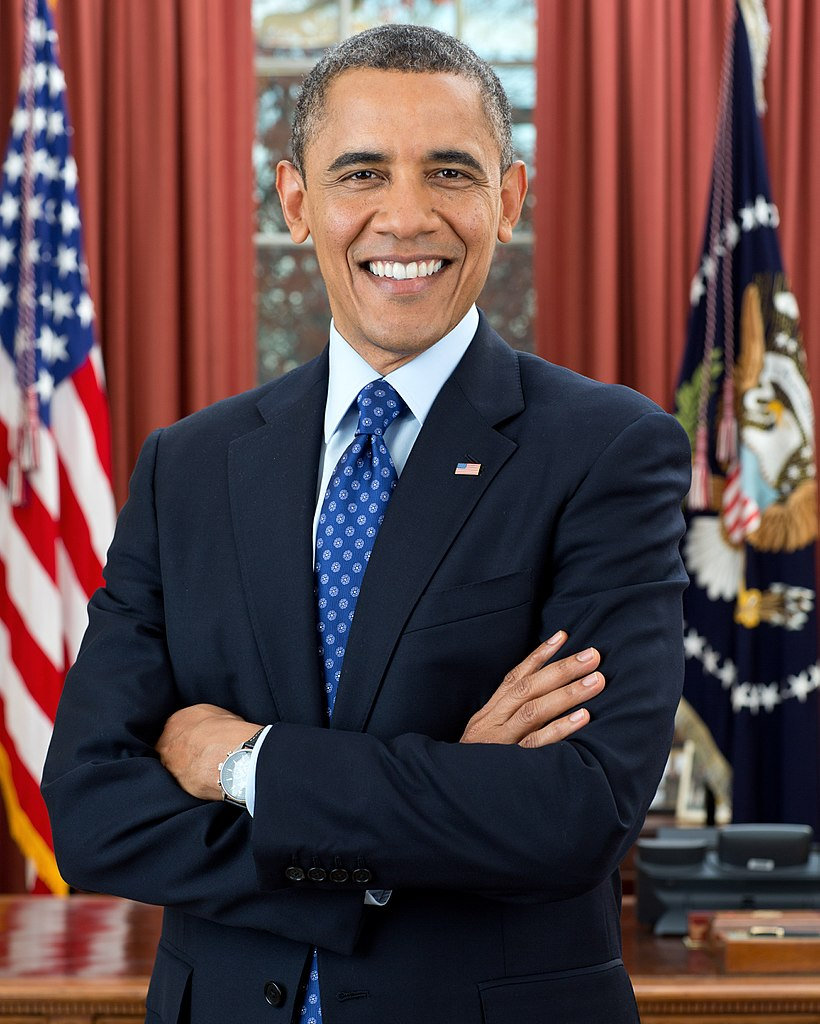
#> input picture _tests/test_face.jpg, 820 x 1024 px
$ python -i gesture_mouse.py   (imports and definitions only)
#> lines starting #> are read from the running program, lines starting #| are printed output that depends on the picture; after the words box and inside, x2 and y2 are one past the last pixel; in counts of white or black regions, pixels touching at a corner belong together
#> further down, picture is the input picture: shape (1024, 820, 3); mean B, G, R 71.8, 69.9, 92.7
# -*- coding: utf-8 -*-
"""
手势鼠标 GestureMouse —— 用摄像头识别手势控制鼠标
==================================================
双引擎手部识别：
  1. MediaPipe（高精度 21 个关键点，需 pip install mediapipe）
  2. OpenCV 肤色分割 + 凸包缺陷法（零额外依赖，作为回退）

鼠标控制：Win32 API（ctypes 直调 SetCursorPos / mouse_event），不依赖 pyautogui。

手势定义：
  1 根手指（食指）                -> 移动光标
  2 根手指（食指+中指）           -> 左键单击
  3 根手指（食中无名）            -> 右键单击
  4 根手指（无拇指）              -> 滚轮（手高于画面中线向上滚，低于则向下）
  5 根手指（张开手掌）            -> 按住左键拖拽（合拢后松开）
  拇指+食指捏合（MediaPipe 引擎）-> 按住左键拖拽（松开捏合即释放）
  手离开画面 / 无法识别           -> 鼠标静止，不误触

命令行：
  python gesture_mouse.py            正常启动图形界面
  python gesture_mouse.py --smoke    图形界面冒烟测试（3 秒后自动关闭）
  python gesture_mouse.py --headless-test  无界面自检（真实摄像头跑数秒并输出诊断）
"""

import sys
import os
import traceback

# 崩溃日志：模块级尽早安装（打包版 windowed 无控制台，异常内容只能落盘）
_CRASH_BASE = (os.path.dirname(os.path.abspath(sys.executable))
               if getattr(sys, "frozen", False)
               else os.path.dirname(os.path.abspath(__file__)))


# [8 lines left out: function _excepthook, not called in this run]


sys.excepthook = _excepthook

import ctypes
import ctypes.wintypes   # 注意：只 import ctypes 不会加载 wintypes 子模块
import json
import math
import queue
import threading
import time

import cv2
import numpy as np

APP_NAME = "手势鼠标 GestureMouse"
VERSION = "2.1.0"

if getattr(sys, "frozen", False):
    # PyInstaller 打包运行：资源（模型/设置）与 exe 同目录
    BASE_DIR = os.path.dirname(os.path.abspath(sys.executable))
else:
    BASE_DIR = os.path.dirname(os.path.abspath(__file__))
SETTINGS_PATH = os.path.join(BASE_DIR, "settings.json")

DEFAULT_SETTINGS = {
    "camera": "auto",          # 摄像头索引：auto / 0 / 1 / 2 / 3
    "engine": "auto",          # auto / mediapipe / skin
    "hands_mode": "dual",      # dual 双手模式 / single 单手模式
    "head_enabled": False,     # 头动光标独立开关：True 时头部朝向控制光标（与手势解耦）
    "sensitivity": 1.0,        # 光标灵敏度（绝对模式：映射倍数；相对模式：速度倍率）
    "touch_sensitivity": 0.55, # 触摸灵敏度：拇指与指尖判定为"触摸"的距离阈值倍数
    "scroll_speed": 1.0,      # 滚轮速度倍率（4 指滚轮 / 拇指触摸上下滑）
    "head_sensitivity": 1.0,   # 头动模式：头部转动放大增益（角度域，未标定时生效）
    "head_calib": None,        # 头动标定系数（12 个浮点，标定后自动写入）
    "head_pose_v2": True,      # 姿态估计版本标记（矩阵角度版）
    "head_recenter": False,    # 运行时标志：重置头动零点（GUI 按钮触发）
    "game_mode": False,        # 游戏模式（战争雷霆等）：SendInput 输入+游戏手势映射
    "smoothing": 0.35,         # 平滑度 EMA 系数
    "mode": "absolute",        # absolute 绝对定位 / relative 相对移动（触摸板式）
    "mirror": True,            # 镜像画面
    "show_landmarks": True,    # 绘制手部标记
    "show_hint": True,         # 画面角标提示
    "monitor_enabled": True,   # 屏幕右下角悬浮监视窗
    "monitor_mode": "full",    # full 都看 / raw 只看动画 / marker 只看标记
    "monitor_w": 320,          # 监视窗初始宽度
    "monitor_h": 240,          # 监视窗初始高度
}

GESTURE_NONE = "none"
GESTURE_MOVE = "move"
GESTURE_LCLICK = "lclick"
GESTURE_RCLICK = "rclick"
GESTURE_DCLICK = "dclick"
GESTURE_SCROLL = "scroll"
GESTURE_SCROLLUP = "scrollup"
GESTURE_SCROLLDOWN = "scrolldown"
GESTURE_DRAG = "drag"
GESTURE_KEY_TAB = "keytab"   # 游戏模式：5 指张开 = Tab（锁定目标）

GESTURE_LABEL_CN = {
    GESTURE_NONE: "无动作",
    GESTURE_MOVE: "移动光标",
    GESTURE_LCLICK: "左键单击",
    GESTURE_RCLICK: "右键单击",
    GESTURE_DCLICK: "左键双击",
    GESTURE_SCROLL: "滚轮",
    GESTURE_SCROLLUP: "上滑（向上滚动）",
    GESTURE_SCROLLDOWN: "下滑（向下滚动）",
    GESTURE_DRAG: "按住拖拽",
    GESTURE_KEY_TAB: "Tab（锁定目标）",
}

# 监视窗动作说明（手势名 -> 具体怎么做）
GESTURE_HINT_CN = {
    GESTURE_MOVE: "右手食指尖移动光标",
    GESTURE_LCLICK: "拇+食指短触摸",
    GESTURE_RCLICK: "拇+中指触摸",
    GESTURE_DCLICK: "快速两连捏",
    GESTURE_SCROLL: "4 指滚轮（单手模式）",
    GESTURE_SCROLLUP: "拇+无名指触摸",
    GESTURE_SCROLLDOWN: "拇+小指触摸",
    GESTURE_DRAG: "拇+食指长按拖拽",
    GESTURE_NONE: "握拳 / 5 指张开 / 无手",
}

# 监视窗动作颜色
GESTURE_COLOR_CN = {
    GESTURE_MOVE: "#4caf50",
    GESTURE_LCLICK: "#ffd54f",
    GESTURE_RCLICK: "#ff9800",
    GESTURE_DCLICK: "#ffeb3b",
    GESTURE_SCROLL: "#42a5f5",
    GESTURE_SCROLLUP: "#29b6f6",
    GESTURE_SCROLLDOWN: "#26c6da",
    GESTURE_DRAG: "#ef5350",
    GESTURE_NONE: "#9e9e9e",
}


# ---------------------------------------------------------------------------
# Win32 输入控制（SendInput，游戏可识别）
# ---------------------------------------------------------------------------
class _MOUSEINPUT(ctypes.Structure):
    _fields_ = [("dx", ctypes.c_long), ("dy", ctypes.c_long),
                ("mouseData", ctypes.c_ulong), ("dwFlags", ctypes.c_ulong),
                ("time", ctypes.c_ulong),
                ("dwExtraInfo", ctypes.POINTER(ctypes.c_ulong))]


class _KEYBDINPUT(ctypes.Structure):
    _fields_ = [("wVk", ctypes.c_ushort), ("wScan", ctypes.c_ushort),
                ("dwFlags", ctypes.c_ulong), ("time", ctypes.c_ulong),
                ("dwExtraInfo", ctypes.POINTER(ctypes.c_ulong))]


class _INPUTUNION(ctypes.Union):
    _fields_ = [("mi", _MOUSEINPUT), ("ki", _KEYBDINPUT)]


class _INPUT(ctypes.Structure):
    _fields_ = [("type", ctypes.c_ulong), ("union", _INPUTUNION)]


class MouseController:
    """用 ctypes 直调 Win32 API 控制鼠标与键盘。

    输入注入统一走 SendInput（老 mouse_event 会被部分游戏忽略）：
    - 绝对移动：SetCursorPos（战争雷霆鼠标瞄准等跟随系统光标的游戏）
    - 相对移动：SendInput 增量运动（DirectInput/原生输入的游戏必须用这个，
      移动系统光标它们不认）
    - 点击/滚轮/按键：SendInput
    """

    MOUSEEVENTF_MOVE = 0x0001
    MOUSEEVENTF_LEFTDOWN = 0x0002
    MOUSEEVENTF_LEFTUP = 0x0004
    MOUSEEVENTF_RIGHTDOWN = 0x0008
    MOUSEEVENTF_RIGHTUP = 0x0010
    MOUSEEVENTF_WHEEL = 0x0800
    WHEEL_DELTA = 120
    KEYEVENTF_KEYUP = 0x0002
    VK_TAB = 0x09

    # [37 lines left out: functions __init__, _send_mouse, _send_key, position, move_abs, not called in this run]

    def move_rel(self, dx, dy):
        """相对移动：SendInput 增量运动（游戏可识别）。"""
        self._send_mouse(self.MOUSEEVENTF_MOVE, int(round(dx)), int(round(dy)))

    # [20 lines left out: functions click_left, click_right, double_click, not called in this run]

    def left_down(self):
        self._send_mouse(self.MOUSEEVENTF_LEFTDOWN)

    def left_up(self):
        self._send_mouse(self.MOUSEEVENTF_LEFTUP)

    # [10 lines left out: functions scroll, key_tap, not called in this run]


class DryRunMouse(MouseController):
    """测试用：不碰真实鼠标，只记录动作。"""

    # [6 lines left out: function __init__, not called in this run]

    def key_tap(self, vk_code):
        self.events["key"] += 1

    def move_abs(self, nx, ny):
        self.events["move"] += 1
        self.last_pos = (nx, ny)

    def move_rel(self, dx, dy):
        self.events["move"] += 1

    def click_left(self):
        self.events["lclick"] += 1

    def click_right(self):
        self.events["rclick"] += 1

    def double_click(self):
        self.events["dclick"] += 1

    def left_down(self):
        self.events["down"] += 1

    def left_up(self):
        self.events["up"] += 1

    def scroll(self, clicks):
        self.events["scroll"] += 1
        self.events["scroll_sum"] += int(clicks)


# ---------------------------------------------------------------------------
# 识别结果结构
# ---------------------------------------------------------------------------
class HandInfo:
    """单只手的信息。label 为用户视角：'left' / 'right'。"""

    def __init__(self):
        self.found = False
        self.label = ""                 # 用户视角左右手
        self.fingers = [False] * 5      # [拇指, 食指, 中指, 无名指, 小指]
        self.pointer = (0.5, 0.5)       # 归一化光标目标点（通常为食指尖）
        self.pinch = False              # 兼容字段：拇指+食指触摸
        self.thumb_touch = 0            # 0=无触摸 1=食指 2=中指 3=无名指 4=小指
        self.landmarks = None           # MediaPipe 关键点 [(x, y), ...] 归一化

    @property
    def count(self):
        return sum(self.fingers)


class GestureResult:
    def __init__(self):
        self.hands = []                 # HandInfo 列表（0~2 只手）
        self.engine_name = ""
        # 头动模式数据
        self.gaze_point = None          # (rx, ry) 头部朝向比例（0~1）
        self.gaze_valid = False         # 当前帧姿态有效（有人脸）
        self.face_found = False
        self.blink = False              # 兼容字段（头动模式恒 False）
        self.face_pts = []              # [左眼角, 右眼角, 眼宽中点, 鼻尖] 归一化点
        self.face_landmarks = None      # 全部 468 个脸部关键点（画面绘制用）

    # [6 lines left out: function hand, not called in this run]

    def main_hand(self):
        """主手：有手时返回第一只手，否则返回一个空 HandInfo。"""
        return self.hands[0] if self.hands else HandInfo()

    # ---- 兼容旧单手接口（指向主手）----
    @property
    def hand_found(self):
        return len(self.hands) > 0

    @property
    def fingers(self):
        return self.main_hand().fingers

    @property
    def pointer(self):
        return self.main_hand().pointer

    @property
    def pinch(self):
        return self.main_hand().pinch

    @property
    def landmarks(self):
        return self.main_hand().landmarks

    @property
    def count(self):
        return self.main_hand().count


# [11 lines left out: function _to_short_path, not called in this run]


# ---------------------------------------------------------------------------
# 引擎 1：MediaPipe
# ---------------------------------------------------------------------------
class MediaPipeEngine:
    name = "MediaPipe"
    detail = "高精度 21 关键点（推荐，需安装 mediapipe 包）"
    MODEL_NAME = "hand_landmarker.task"

    # [145 lines left out: functions __init__, close, _fingers_up, _thumb_touch, detect, not called in this run]

    def annotate(self, frame_bgr, res):
        """在 BGR 帧上叠加标记，返回新帧。"""
        return frame_bgr


# ---------------------------------------------------------------------------
# 引擎 2：OpenCV 肤色分割 + 凸包缺陷数手指（回退引擎）
# ---------------------------------------------------------------------------
class SkinEngine:
    name = "肤色识别"
    detail = "OpenCV 肤色分割 + 凸包缺陷法（无需 mediapipe，对光线有一定要求）"

    SKIN_MIN = np.array([0, 133, 77], dtype=np.uint8)    # YCrCb
    SKIN_MAX = np.array([255, 173, 127], dtype=np.uint8)

    def __init__(self):
        pass

    def close(self):
        pass

    def detect(self, frame_bgr, mirror=True):
        """检测最多两只手（取两个最大肤色轮廓，按画面 x 位置判定左右）。

        mirror=True（画面镜像）：x 小 = 用户左手；否则 x 小 = 用户右手。
        """
#> called with mirror = True
        res = GestureResult()
        res.engine_name = self.name
        h, w = frame_bgr.shape[:2]

        ycrcb = cv2.cvtColor(frame_bgr, cv2.COLOR_BGR2YCrCb)
#> ycrcb: shape (1024, 820, 3); mean of channels 0, 1, 2 77, 139.2, 125.1
        mask = cv2.inRange(ycrcb, self.SKIN_MIN, self.SKIN_MAX)
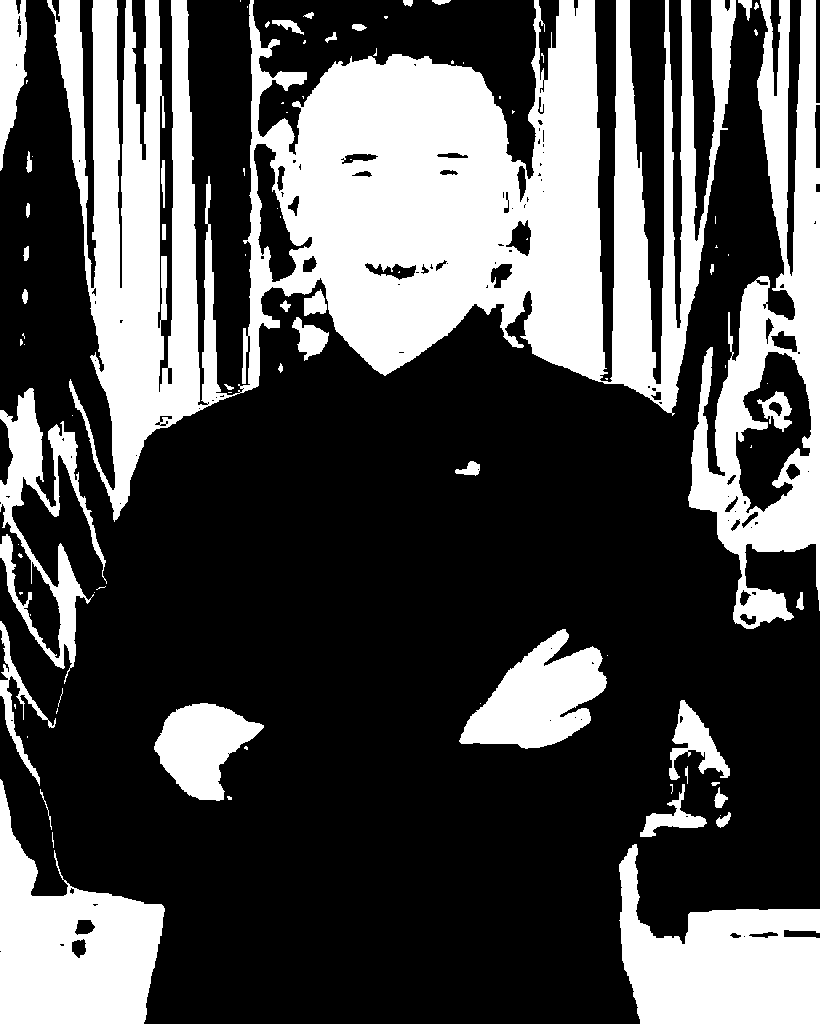
#> mask: shape (1024, 820); 31.7% white; 92 white regions (52 under 20 px), largest, box (x1, y1, x2, y2) and area: (47, 0, 736, 522) 154452, (688, 0, 820, 629) 32015, (0, 779, 165, 1024) 21763
        mask = cv2.morphologyEx(mask, cv2.MORPH_OPEN, np.ones((5, 5), np.uint8))
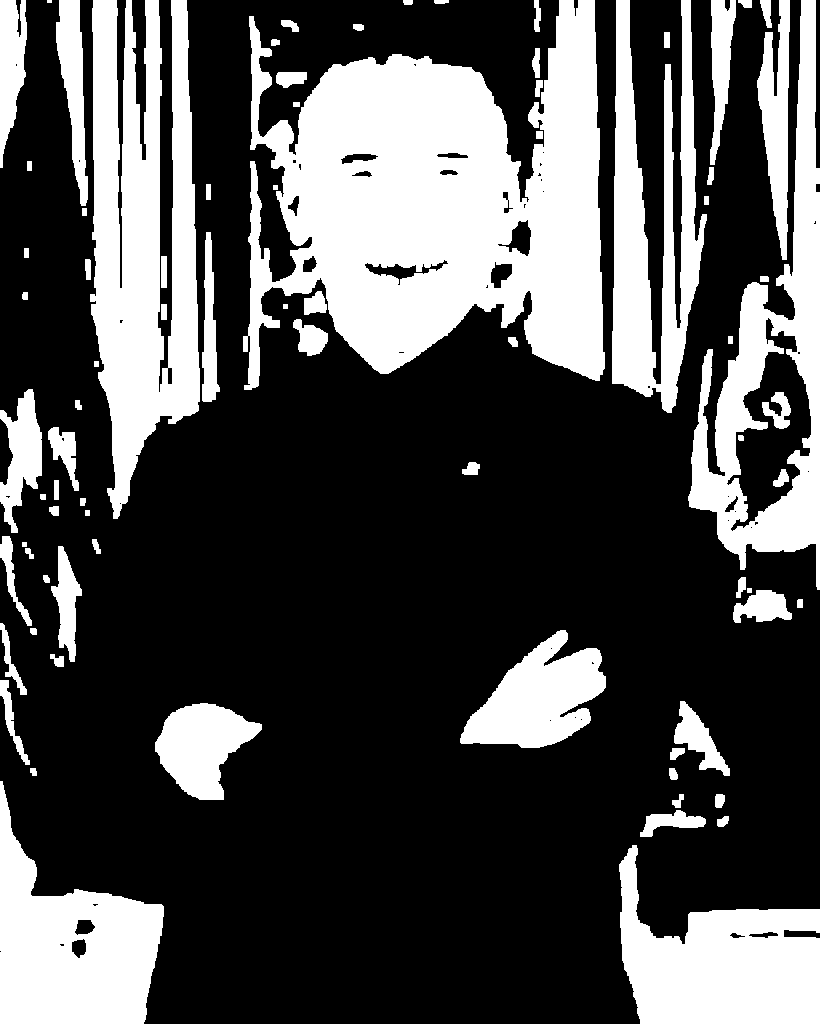
#> mask: shape (1024, 820); 30.8% white; 80 white regions (1 under 20 px), largest, box (x1, y1, x2, y2) and area: (243, 0, 605, 390) 85650, (90, 0, 200, 519) 36741, (688, 0, 820, 590) 24597
        mask = cv2.morphologyEx(mask, cv2.MORPH_CLOSE, np.ones((11, 11), np.uint8))
#> mask: shape (1024, 820); 33.5% white; 31 white regions

        contours, _ = cv2.findContours(mask, cv2.RETR_EXTERNAL,
                                       cv2.CHAIN_APPROX_SIMPLE)
#> contours = 31 contours; largest, box (x1, y1, x2, y2) and area: (243, 0, 709, 413) 113728, (47, 0, 220, 519) 50187, (688, 0, 820, 623) 46907, (0, 781, 164, 1024) 21729, (619, 845, 820, 1024) 21446
#> (the rest of the program and of its run is left out)
